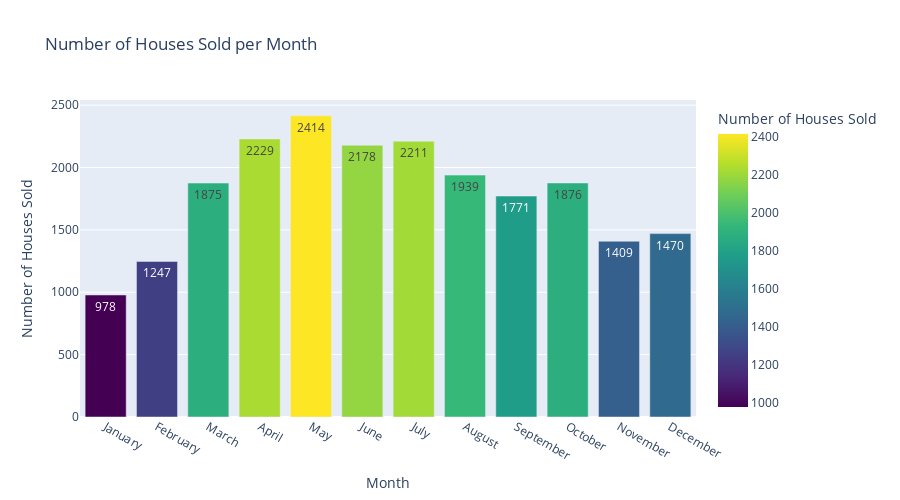

The cell this chart's notebook holds for it:
### Code cell
# Extract month name from the date column
df_house['sold_in_month'] = df_house['date'].dt.month_name()

# Group by month and count number of houses sold
monthly_sales = df_house.groupby('sold_in_month').size().reset_index(name='num_houses')

# Sort months in calendar order
month_order = ['January', 'February', 'March', 'April', 'May', 'June', 
               'July', 'August', 'September', 'October', 'November', 'December']
monthly_sales['sold_in_month'] = pd.Categorical(monthly_sales['sold_in_month'], categories=month_order, ordered=True)
monthly_sales = monthly_sales.sort_values('sold_in_month')

# Plot with Plotly
import plotly.express as px
fig = px.bar(
    monthly_sales, 
    x='sold_in_month', 
    y='num_houses',
    color='num_houses', 
    text='num_houses', 
    labels={'sold_in_month':'Month', 'num_houses':'Number of Houses Sold'},
    title='Number of Houses Sold per Month',
    height=500,
    width=900,
    color_continuous_scale='Viridis'
)
fig.show()

### Figure 1 — Plotly figure (JSON) as saved in the notebook; plotly's stock layout.template omitted (floating-point values rounded to 4 significant figures)
{"data": [{"hovertemplate": "Month=%{x}<br>Number of Houses Sold=%{marker.color}<extra></extra>", "legendgroup": "", "marker": {"color": [978, 1247, 1875, 2229, 2414, 2178, 2211, 1939, 1771, 1876, 1409, 1470], "coloraxis": "coloraxis", "pattern": {"shape": ""}}, "name": "", "orientation": "v", "showlegend": false, "text": [978.0, 1247.0, 1875.0, 2229.0, 2414.0, 2178.0, 2211.0, 1939.0, 1771.0, 1876.0, 1409.0, 1470.0], "textposition": "auto", "type": "bar", "x": ["January", "February", "March", "April", "May", "June", "July", "August", "September", "October", "November", "December"], "xaxis": "x", "y": [978, 1247, 1875, 2229, 2414, 2178, 2211, 1939, 1771, 1876, 1409, 1470], "yaxis": "y"}], "layout": {"barmode": "relative", "coloraxis": {"colorbar": {"title": {"text": "Number of Houses Sold"}}, "colorscale": [[0, "#440154"], [0.1111, "#482878"], [0.2222, "#3e4989"], [0.3333, "#31688e"], [0.4444, "#26828e"], [0.5556, "#1f9e89"], [0.6667, "#35b779"], [0.7778, "#6ece58"], [0.8889, "#b5de2b"], [1, "#fde725"]]}, "height": 500, "legend": {"tracegroupgap": 0}, "title": {"text": "Number of Houses Sold per Month"}, "width": 900, "xaxis": {"anchor": "y", "domain": [0, 1], "title": {"text": "Month"}}, "yaxis": {"anchor": "x", "domain": [0, 1], "title": {"text": "Number of Houses Sold"}}}}
